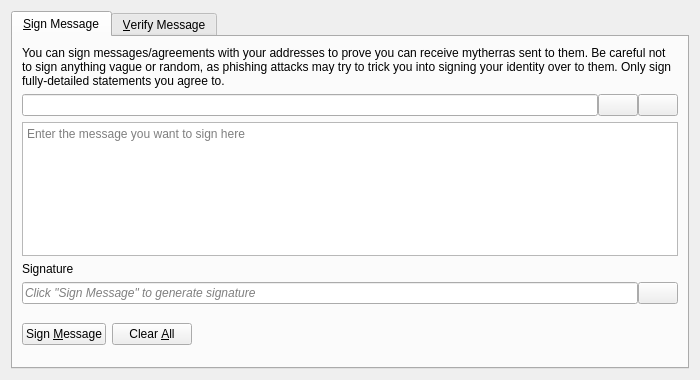
<?xml version="1.0" encoding="UTF-8"?>
<ui version="4.0">
 <class>SignVerifyMessageDialog</class>
 <widget class="QDialog" name="SignVerifyMessageDialog">
  <property name="geometry">
   <rect>
    <x>0</x>
    <y>0</y>
    <width>700</width>
    <height>380</height>
   </rect>
  </property>
  <property name="windowTitle">
   <string>Signatures - Sign / Verify a Message</string>
  </property>
  <property name="modal">
   <bool>true</bool>
  </property>
  <layout class="QVBoxLayout" name="verticalLayout">
   <item>
    <widget class="QTabWidget" name="tabWidget">
     <property name="currentIndex">
      <number>0</number>
     </property>
     <widget class="QWidget" name="tabSignMessage">
      <attribute name="title">
       <string>&amp;Sign Message</string>
      </attribute>
      <layout class="QVBoxLayout" name="verticalLayout_SM">
       <item>
        <widget class="QLabel" name="infoLabel_SM">
         <property name="text">
          <string>You can sign messages/agreements with your addresses to prove you can receive mytherras sent to them. Be careful not to sign anything vague or random, as phishing attacks may try to trick you into signing your identity over to them. Only sign fully-detailed statements you agree to.</string>
         </property>
         <property name="textFormat">
          <enum>Qt::PlainText</enum>
         </property>
         <property name="wordWrap">
          <bool>true</bool>
         </property>
        </widget>
       </item>
       <item>
        <layout class="QHBoxLayout" name="horizontalLayout_1_SM">
         <property name="spacing">
          <number>0</number>
         </property>
         <item>
          <widget class="QValidatedLineEdit" name="addressIn_SM">
           <property name="toolTip">
            <string>The Mytherra address to sign the message with</string>
           </property>
          </widget>
         </item>
         <item>
          <widget class="QPushButton" name="addressBookButton_SM">
           <property name="toolTip">
            <string>Choose previously used address</string>
           </property>
           <property name="text">
            <string/>
           </property>
           <property name="icon">
            <iconset resource="../mytherra.qrc">
             <normaloff>:/icons/address-book</normaloff>:/icons/address-book</iconset>
           </property>
           <property name="shortcut">
            <string>Alt+A</string>
           </property>
           <property name="autoDefault">
            <bool>false</bool>
           </property>
          </widget>
         </item>
         <item>
          <widget class="QPushButton" name="pasteButton_SM">
           <property name="toolTip">
            <string>Paste address from clipboard</string>
           </property>
           <property name="text">
            <string/>
           </property>
           <property name="icon">
            <iconset resource="../mytherra.qrc">
             <normaloff>:/icons/editpaste</normaloff>:/icons/editpaste</iconset>
           </property>
           <property name="shortcut">
            <string>Alt+P</string>
           </property>
           <property name="autoDefault">
            <bool>false</bool>
           </property>
          </widget>
         </item>
        </layout>
       </item>
       <item>
        <widget class="QPlainTextEdit" name="messageIn_SM">
         <property name="toolTip">
          <string>Enter the message you want to sign here</string>
         </property>
         <property name="placeholderText">
          <string>Enter the message you want to sign here</string>
         </property>
        </widget>
       </item>
       <item>
        <widget class="QLabel" name="signatureLabel_SM">
         <property name="text">
          <string>Signature</string>
         </property>
         <property name="textFormat">
          <enum>Qt::PlainText</enum>
         </property>
        </widget>
       </item>
       <item>
        <layout class="QHBoxLayout" name="horizontalLayout_2_SM">
         <property name="spacing">
          <number>0</number>
         </property>
         <item>
          <widget class="QLineEdit" name="signatureOut_SM">
           <property name="placeholderText">
            <string>Click "Sign Message" to generate signature</string>
           </property>
           <property name="font">
            <font>
             <italic>true</italic>
            </font>
           </property>
           <property name="readOnly">
            <bool>true</bool>
           </property>
          </widget>
         </item>
         <item>
          <widget class="QPushButton" name="copySignatureButton_SM">
           <property name="toolTip">
            <string>Copy the current signature to the system clipboard</string>
           </property>
           <property name="text">
            <string/>
           </property>
           <property name="icon">
            <iconset resource="../mytherra.qrc">
             <normaloff>:/icons/editcopy</normaloff>:/icons/editcopy</iconset>
           </property>
           <property name="autoDefault">
            <bool>false</bool>
           </property>
          </widget>
         </item>
        </layout>
       </item>
       <item>
        <layout class="QHBoxLayout" name="horizontalLayout_3_SM">
         <item>
          <widget class="QPushButton" name="signMessageButton_SM">
           <property name="toolTip">
            <string>Sign the message to prove you own this Mytherra address</string>
           </property>
           <property name="text">
            <string>Sign &amp;Message</string>
           </property>
           <property name="icon">
            <iconset resource="../mytherra.qrc">
             <normaloff>:/icons/edit</normaloff>:/icons/edit</iconset>
           </property>
           <property name="autoDefault">
            <bool>false</bool>
           </property>
          </widget>
         </item>
         <item>
          <widget class="QPushButton" name="clearButton_SM">
           <property name="toolTip">
            <string>Reset all sign message fields</string>
           </property>
           <property name="text">
            <string>Clear &amp;All</string>
           </property>
           <property name="icon">
            <iconset resource="../mytherra.qrc">
             <normaloff>:/icons/remove</normaloff>:/icons/remove</iconset>
           </property>
           <property name="autoDefault">
            <bool>false</bool>
           </property>
          </widget>
         </item>
         <item>
          <spacer name="horizontalSpacer_1_SM">
           <property name="orientation">
            <enum>Qt::Horizontal</enum>
           </property>
           <property name="sizeHint" stdset="0">
            <size>
             <width>40</width>
             <height>48</height>
            </size>
           </property>
          </spacer>
         </item>
         <item>
          <widget class="QLabel" name="statusLabel_SM">
           <property name="font">
            <font>
             <weight>75</weight>
             <bold>true</bold>
            </font>
           </property>
           <property name="text">
            <string/>
           </property>
           <property name="wordWrap">
            <bool>true</bool>
           </property>
          </widget>
         </item>
         <item>
          <spacer name="horizontalSpacer_2_SM">
           <property name="orientation">
            <enum>Qt::Horizontal</enum>
           </property>
           <property name="sizeHint" stdset="0">
            <size>
             <width>40</width>
             <height>48</height>
            </size>
           </property>
          </spacer>
         </item>
        </layout>
       </item>
      </layout>
     </widget>
     <widget class="QWidget" name="tabVerifyMessage">
      <attribute name="title">
       <string>&amp;Verify Message</string>
      </attribute>
      <layout class="QVBoxLayout" name="verticalLayout_VM">
       <item>
        <widget class="QLabel" name="infoLabel_VM">
         <property name="text">
          <string>Enter the receiver's address, message (ensure you copy line breaks, spaces, tabs, etc. exactly) and signature below to verify the message. Be careful not to read more into the signature than what is in the signed message itself, to avoid being tricked by a man-in-the-middle attack. Note that this only proves the signing party receives with the address, it cannot prove sendership of any transaction!</string>
         </property>
         <property name="textFormat">
          <enum>Qt::PlainText</enum>
         </property>
         <property name="alignment">
          <set>Qt::AlignLeading|Qt::AlignLeft|Qt::AlignTop</set>
         </property>
         <property name="wordWrap">
          <bool>true</bool>
         </property>
        </widget>
       </item>
       <item>
        <layout class="QHBoxLayout" name="horizontalLayout_1_VM">
         <property name="spacing">
          <number>0</number>
         </property>
         <item>
          <widget class="QValidatedLineEdit" name="addressIn_VM">
           <property name="toolTip">
            <string>The Mytherra address the message was signed with</string>
           </property>
          </widget>
         </item>
         <item>
          <widget class="QPushButton" name="addressBookButton_VM">
           <property name="toolTip">
            <string>Choose previously used address</string>
           </property>
           <property name="text">
            <string/>
           </property>
           <property name="icon">
            <iconset resource="../mytherra.qrc">
             <normaloff>:/icons/address-book</normaloff>:/icons/address-book</iconset>
           </property>
           <property name="shortcut">
            <string>Alt+A</string>
           </property>
           <property name="autoDefault">
            <bool>false</bool>
           </property>
          </widget>
         </item>
        </layout>
       </item>
       <item>
        <widget class="QPlainTextEdit" name="messageIn_VM">
          <property name="toolTip">
            <string>The signed message to verify</string>
          </property>
          <property name="placeholderText">
            <string>The signed message to verify</string>
          </property>
        </widget>
       </item>
       <item>
        <widget class="QValidatedLineEdit" name="signatureIn_VM">
          <property name="toolTip">
            <string>The signature given when the message was signed</string>
          </property>
          <property name="placeholderText">
            <string>The signature given when the message was signed</string>
          </property>
        </widget>
       </item>
       <item>
        <layout class="QHBoxLayout" name="horizontalLayout_2_VM">
         <item>
          <widget class="QPushButton" name="verifyMessageButton_VM">
           <property name="toolTip">
            <string>Verify the message to ensure it was signed with the specified Mytherra address</string>
           </property>
           <property name="text">
            <string>Verify &amp;Message</string>
           </property>
           <property name="icon">
            <iconset resource="../mytherra.qrc">
             <normaloff>:/icons/transaction_0</normaloff>:/icons/transaction_0</iconset>
           </property>
           <property name="autoDefault">
            <bool>false</bool>
           </property>
          </widget>
         </item>
         <item>
          <widget class="QPushButton" name="clearButton_VM">
           <property name="toolTip">
            <string>Reset all verify message fields</string>
           </property>
           <property name="text">
            <string>Clear &amp;All</string>
           </property>
           <property name="icon">
            <iconset resource="../mytherra.qrc">
             <normaloff>:/icons/remove</normaloff>:/icons/remove</iconset>
           </property>
           <property name="autoDefault">
            <bool>false</bool>
           </property>
          </widget>
         </item>
         <item>
          <spacer name="horizontalSpacer_1_VM">
           <property name="orientation">
            <enum>Qt::Horizontal</enum>
           </property>
           <property name="sizeHint" stdset="0">
            <size>
             <width>40</width>
             <height>48</height>
            </size>
           </property>
          </spacer>
         </item>
         <item>
          <widget class="QLabel" name="statusLabel_VM">
           <property name="font">
            <font>
             <weight>75</weight>
             <bold>true</bold>
            </font>
           </property>
           <property name="text">
            <string/>
           </property>
           <property name="wordWrap">
            <bool>true</bool>
           </property>
          </widget>
         </item>
         <item>
          <spacer name="horizontalSpacer_2_VM">
           <property name="orientation">
            <enum>Qt::Horizontal</enum>
           </property>
           <property name="sizeHint" stdset="0">
            <size>
             <width>40</width>
             <height>48</height>
            </size>
           </property>
          </spacer>
         </item>
        </layout>
       </item>
      </layout>
     </widget>
    </widget>
   </item>
  </layout>
 </widget>
 <customwidgets>
  <customwidget>
   <class>QValidatedLineEdit</class>
   <extends>QLineEdit</extends>
   <header>qt/qvalidatedlineedit.h</header>
  </customwidget>
 </customwidgets>
 <resources>
  <include location="../mytherra.qrc"/>
 </resources>
 <connections/>
</ui>
